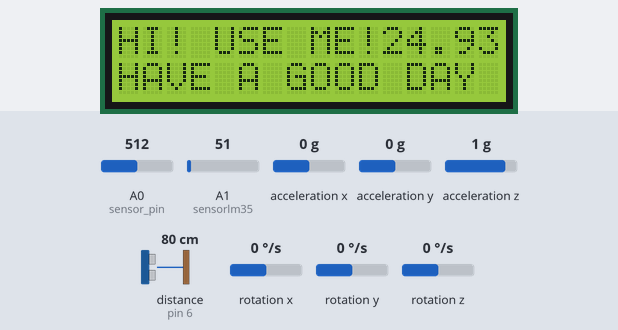
A sketch run on a simulated Arduino Uno, built with avr-gcc and run on an emulated ATmega328P. On the bench: 16×2 character LCD. Wiring (inferred from the names in the program): ultrasonic range finder: trigger pin 5; echo pin 6; MPU-6050 motion sensor at I2C address 0x68. The test bench sets the inputs (shaded band); at power-on: A1 (sensorlm35) = 51, A0 (sensor_pin) = 512, acceleration x 0 g, acceleration y 0 g, acceleration z 1 g, distance to the obstacle (sensor on pin 6) 80 cm, rotation x 0 °/s, rotation y 0 °/s, rotation z 0 °/s. The echo pulse lasts 58.3 µs per cm; what the sketch prints to the serial monitor is not drawn.

Above: at 6.0 s.
6.1 s: A1 (sensorlm35) set to 22
At 9.9 s:
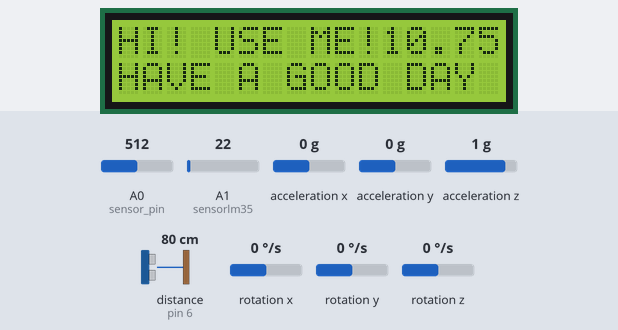
10.3 s: A1 (sensorlm35) set to 19
At 13.4 s:
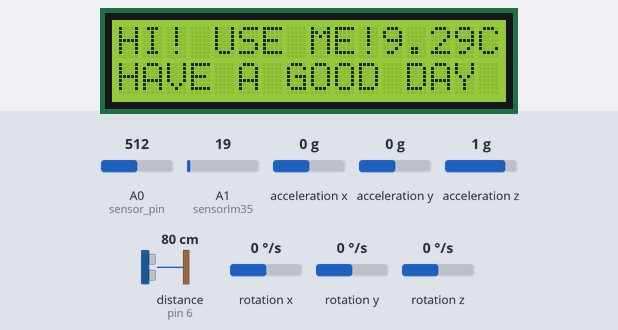
22.4 s: A1 (sensorlm35) set to 15
At 26.2 s:
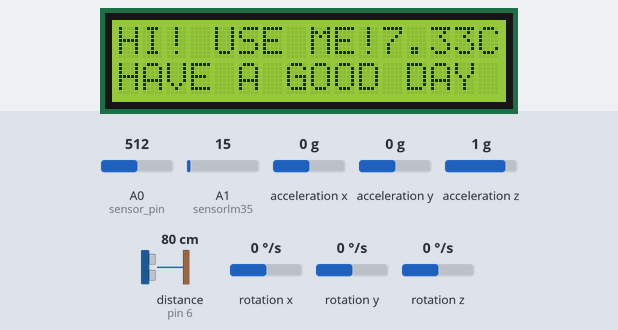
Timing chart, 0 to 27.4 s (numbered marks = the images above; inputs shaded):
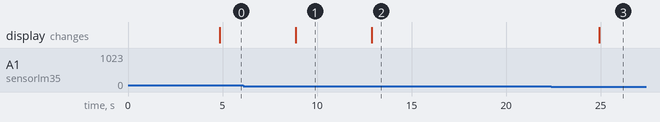

The sketch:

code_arduino.ino
```cpp
//****hc05 to direct tx rx of arduino
//bluetoothserial print
String stringOne, stringTwo, stringThree;

//****mpu6050
#include <Wire.h>
//Declaring some global variables
int gyro_x, gyro_y, gyro_z;
long gyro_x_cal, gyro_y_cal, gyro_z_cal;
boolean set_gyro_angles;
long acc_x, acc_y, acc_z, acc_total_vector;
float angle_roll_acc, angle_pitch_acc;
float angle_pitch, angle_roll;
int angle_pitch_buffer, angle_roll_buffer;
float angle_pitch_output, angle_roll_output;
long loop_timer;
int temp_g;

//****lcd
#include <LiquidCrystal.h>
// initialize the library with the numbers of the interface pins
LiquidCrystal lcd(8, 9, 10, 11, 12, 13);
int condtn;

//****lm35
const int sensorlm35=A1; // Assigning analog pin A1 to variable 'sensor'
float temp;  //variable to store temperature in degree Celsius
float vout;  //temporary variable to hold sensor reading

//****soil moisture
int sensor_pin = A0;
int moist ;

//****hc-sr04
// defines pins numbers
const int trigPin = 5;
const int echoPin = 6;
// defines variables
long duration;
int dist;


void setup() {
  //****mpu6050
  Wire.begin();                                                        //Start I2C as master
  setup_mpu_6050_registers();                                          //Setup the registers of the MPU-6050
  for (int cal_int = 0; cal_int < 1000 ; cal_int ++){                  //Read the raw acc and gyro data from the MPU-6050 for 1000 times
    read_mpu_6050_data();
    gyro_x_cal += gyro_x;                                              //Add the gyro x offset to the gyro_x_cal variable
    gyro_y_cal += gyro_y;                                              //Add the gyro y offset to the gyro_y_cal variable
    gyro_z_cal += gyro_z;                                              //Add the gyro z offset to the gyro_z_cal variable
    delay(3);                                                          //Delay 3us to have 250Hz for-loop
  }
  // divide by 1000 to get avarage offset
  gyro_x_cal /= 1000;
  gyro_y_cal /= 1000;
  gyro_z_cal /= 1000;
  loop_timer = micros();                                               //Reset the loop timer

  //****lcd
  // set up the LCD's number of columns and rows:
  lcd.begin(16, 2);
  // Print a message to the LCD.
  lcd.print("HI! USE ME!");

  //****lm35
  pinMode(sensorlm35,INPUT); // Configuring pin A1 as input

  //****hc-sr04
  pinMode(trigPin, OUTPUT); // Sets the trigPin as an Output
  pinMode(echoPin, INPUT); // Sets the echoPin as an Input

  //****hc05
  //bluetoothserial print
  Serial.begin(9600);
  stringOne = String(",");
  stringTwo = String();
  stringThree = String();
  Serial.println("start....");
  Serial.flush();
}


void loop()
{
  //****mpu6050
  read_mpu_6050_data();
 //Subtract the offset values from the raw gyro values
  gyro_x -= gyro_x_cal;
  gyro_y -= gyro_y_cal;
  gyro_z -= gyro_z_cal;
  //Gyro angle calculations . Note 0.0000611 = 1 / (250Hz x 65.5)
  angle_pitch += gyro_x * 0.0000611;                                   //Calculate the traveled pitch angle and add this to the angle_pitch variable
  angle_roll += gyro_y * 0.0000611;                                    //Calculate the traveled roll angle and add this to the angle_roll variable
  //0.000001066 = 0.0000611 * (3.142(PI) / 180degr) The Arduino sin function is in radians
  angle_pitch += angle_roll * sin(gyro_z * 0.000001066);               //If the IMU has yawed transfer the roll angle to the pitch angel
  angle_roll -= angle_pitch * sin(gyro_z * 0.000001066);               //If the IMU has yawed transfer the pitch angle to the roll angel
  //Accelerometer angle calculations
  acc_total_vector = sqrt((acc_x*acc_x)+(acc_y*acc_y)+(acc_z*acc_z));  //Calculate the total accelerometer vector
  //57.296 = 1 / (3.142 / 180) The Arduino asin function is in radians
  angle_pitch_acc = asin((float)acc_y/acc_total_vector)* 57.296;       //Calculate the pitch angle
  angle_roll_acc = asin((float)acc_x/acc_total_vector)* -57.296;       //Calculate the roll angle
  angle_pitch_acc -= 0.0;                                              //Accelerometer calibration value for pitch
  angle_roll_acc -= 0.0;                                               //Accelerometer calibration value for roll
  if(set_gyro_angles){                                                 //If the IMU is already started
    angle_pitch = angle_pitch * 0.9996 + angle_pitch_acc * 0.0004;     //Correct the drift of the gyro pitch angle with the accelerometer pitch angle
    angle_roll = angle_roll * 0.9996 + angle_roll_acc * 0.0004;        //Correct the drift of the gyro roll angle with the accelerometer roll angle
  }
  else{                                                                //At first start
    angle_pitch = angle_pitch_acc;                                     //Set the gyro pitch angle equal to the accelerometer pitch angle
    angle_roll = angle_roll_acc;                                       //Set the gyro roll angle equal to the accelerometer roll angle
    set_gyro_angles = true;                                            //Set the IMU started flag
  }
  //To dampen the pitch and roll angles a complementary filter is used
  angle_pitch_output = angle_pitch_output * 0.9 + angle_pitch * 0.1;   //Take 90% of the output pitch value and add 10% of the raw pitch value
  //angle_roll_output = angle_roll_output * 0.9 + angle_roll * 0.1;      //Take 90% of the output roll value and add 10% of the raw roll value
  //Serial.print(" | Anglepitch  = "); Serial.print(angle_pitch_output);
 //while(micros() - loop_timer < 4000);                                 //Wait until the loop_timer reaches 4000us (250Hz) before starting the next loop
 //loop_timer = micros();//Reset the loop timer

  //****lm35
  vout=analogRead(sensorlm35);
  vout=(vout*500)/1023;//sensor value to temperature reading in celsius
  temp=vout; // Storing value in Degree Celsius

  //****soil moisture
  moist= analogRead(sensor_pin);
  moist = map(moist,725,281,0,100);

  //****hc-sr04
  // Clears the trigPin
  digitalWrite(trigPin, LOW);
  delayMicroseconds(2);
  // Sets the trigPin on HIGH state for 10 micro seconds
  digitalWrite(trigPin, HIGH);
  delayMicroseconds(10);
  digitalWrite(trigPin, LOW);
  // Reads the echoPin, returns the sound wave travel time in microseconds
  duration = pulseIn(echoPin, HIGH);
  // Calculating the distance
  dist= duration*0.034/2;

  //****lcd
  // (note: line 1 is the second row, since counting begins with 0):
  //lcd.setCursor(0, 1);
  lcd.setCursor(11, 0);
  lcd.print(temp);
  lcd.print("C");
  lcd.setCursor(0, 1);
  lcd.print("HAVE A GOOD DAY");

  //****hc05
  //bluetoothserial print
  stringTwo = dist + stringOne;
  stringThree = stringTwo + temp;
  stringTwo = stringThree + stringOne;
  stringThree = stringTwo + moist;
  stringTwo = stringThree + stringOne;
  stringThree = stringTwo + angle_pitch_output;
  Serial.println(stringThree);
  delay(4000);//delay of 4 second
  Serial.flush();
  }

  //***functions of mpu6050
  void setup_mpu_6050_registers(){
  //Activate the MPU-6050
  Wire.beginTransmission(0x68);                                        //Start communicating with the MPU-6050
  Wire.write(0x6B);                                                    //Send the requested starting register
  Wire.write(0x00);                                                    //Set the requested starting register
  Wire.endTransmission();
  //Configure the accelerometer (+/-8g)
  Wire.beginTransmission(0x68);                                        //Start communicating with the MPU-6050
  Wire.write(0x1C);                                                    //Send the requested starting register
  Wire.write(0x10);                                                    //Set the requested starting register
  Wire.endTransmission();
  //Configure the gyro (500dps full scale)
  Wire.beginTransmission(0x68);                                        //Start communicating with the MPU-6050
  Wire.write(0x1B);                                                    //Send the requested starting register
  Wire.write(0x08);                                                    //Set the requested starting register
  Wire.endTransmission();
}

void read_mpu_6050_data(){                                             //Subroutine for reading the raw gyro and accelerometer data
  Wire.beginTransmission(0x68);                                        //Start communicating with the MPU-6050
  Wire.write(0x3B);                                                    //Send the requested starting register
  Wire.endTransmission();                                              //End the transmission
  Wire.requestFrom(0x68,14);                                           //Request 14 bytes from the MPU-6050
  while(Wire.available() < 14);                                        //Wait until all the bytes are received
  acc_x = Wire.read()<<8|Wire.read();
  acc_y = Wire.read()<<8|Wire.read();
  acc_z = Wire.read()<<8|Wire.read();
  temp_g = Wire.read()<<8|Wire.read();
  gyro_x = Wire.read()<<8|Wire.read();
  gyro_y = Wire.read()<<8|Wire.read();
  gyro_z = Wire.read()<<8|Wire.read();
}
```

Measured:
- the behaviour switches between 21 and 20 on A1 (sensorlm35) (found by bisection; images 1 and 2)
- after the input at 6.1 s, the display: changes after 2.8 s (image 1)
- after the input at 10.3 s, the display: changes after 2.6 s (image 2)
- after the input at 22.4 s, the display: changes after 2.5 s (image 3)
